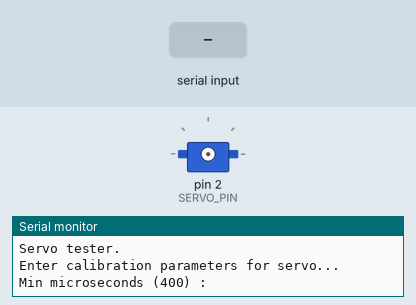
This sketch was run on a simulated Arduino Uno, built with avr-gcc and run on an emulated ATmega328P. Parts: servo, the last lines printed to the serial monitor. Inputs (shaded band) come from the test bench.

Above: at 1.8 s.
1.9 s: "90,45\n" received over Serial
At 4.4 s:
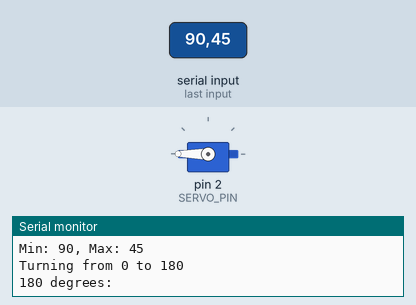
7.9 s: "90,45\n" received over Serial
At 9.4 s:
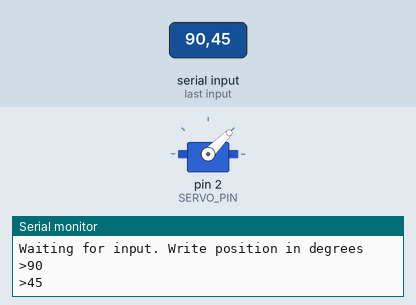
9.7 s: "90\n" received over Serial
At 10.8 s:
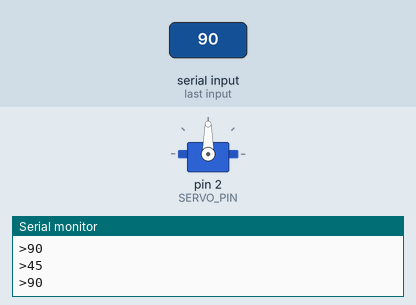
Timing chart, 0 to 12.7 s (numbered marks = the images above; inputs shaded):
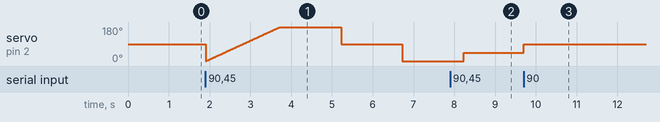

The sketch:

CALIBRATE_SERVO.ino
```cpp
#include <Servo.h>
Servo myservo;

const int DEFAULT_MIN =  400;
const int DEFAULT_MAX = 2400;
const int SERVO_PIN = 2;

void setup()
{
  int min_us = DEFAULT_MIN;
  int max_us = DEFAULT_MAX;
  int temp;

  Serial.begin(115200);
  delay(1000);
  Serial.println("\n\n\nServo tester.\n\n");

  Serial.println("Enter calibration parameters for servo...\n");
  Serial.print("Min microseconds ("); Serial.print(min_us); Serial.print(") :");
  if (wait_integer(temp)) min_us = temp;
  Serial.println();
  Serial.print("Max microseconds ("); Serial.print(max_us); Serial.print(") :");
  if (wait_integer(temp)) max_us = temp;
  Serial.print("\nMin: "); Serial.print(min_us);Serial.print(", Max: ");Serial.println(max_us);


  myservo.attach(SERVO_PIN, min_us, max_us);

  Serial.print("\n\nTurning from 0 to 180\n");
  for(int pos = 0; pos <= 180; pos += 1) {
    myservo.write(pos);
    delay(10);
  }
  Serial.print("\n\n180 degrees:");
  myservo.write(180);
  delay(1500);
  Serial.print("\n\n90 degrees:");
  myservo.write(90);
  delay(1500);
  Serial.print("\n\n0 degrees:");
  myservo.write(0);
  Serial.println("servo calibrated");
  delay(1500);
  Serial.println("\n\n");
  Serial.println("Waiting for input. Write position in degrees");
}

void loop() {
  int pos;
  if (get_integer(pos)) {
    myservo.write(pos);
  }
}

bool wait_integer(int &val) {
  unsigned long ms = millis();
  while ( (millis() - ms) < 15000) {
    if (Serial.available()) {
      return get_integer(val);
    }
  }
  return false;
}

bool get_integer(int &val) {
  Serial.flush();
  flush_input();
  if (!Serial.available()) {
    return false;
  }
  val = Serial.parseInt();
  Serial.print(">");
  Serial.println(val);
  return true;
}

void flush_input() {
  if (Serial.available()) { // skip non-numeric
    char c = Serial.peek();
    while ( (c<'0' || c>'9') && (c != '-') ) {
      if (c<0) {
        return;
      }
      char cc = Serial.read();
      if (Serial.available()) c = Serial.peek(); else return;
    }
  }
}
```

Measured:
- after the input at 7.9 s, servo on pin 2 (SERVO_PIN): 0° → 45° after 0.33 s
- after the input at 9.7 s, servo on pin 2 (SERVO_PIN): 45° → 90° at once
